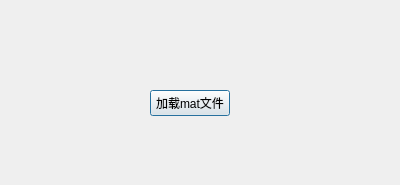
<?xml version="1.0" encoding="UTF-8"?>
<ui version="4.0">
 <class>mat2bmp_Dialog</class>
 <widget class="QDialog" name="mat2bmp_Dialog">
  <property name="geometry">
   <rect>
    <x>0</x>
    <y>0</y>
    <width>400</width>
    <height>185</height>
   </rect>
  </property>
  <property name="windowTitle">
   <string>Dialog</string>
  </property>
  <widget class="QPushButton" name="pushButton">
   <property name="geometry">
    <rect>
     <x>150</x>
     <y>90</y>
     <width>80</width>
     <height>26</height>
    </rect>
   </property>
   <property name="text">
    <string>加载mat文件</string>
   </property>
  </widget>
 </widget>
 <resources/>
 <connections/>
</ui>
